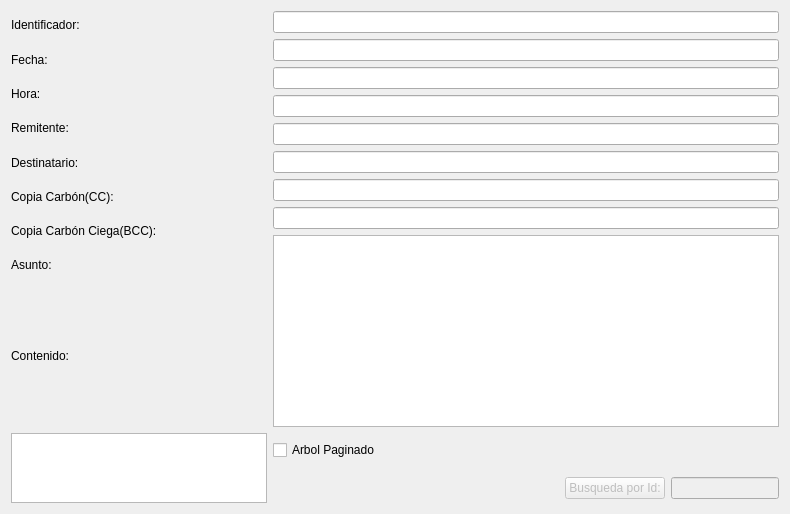
          <widget class="QWidget" name="tab_9">
           <attribute name="title">
            <string>Indices paginados</string>
           </attribute>
           <layout class="QGridLayout" name="gridLayout_5">
            <item row="0" column="0">
             <layout class="QVBoxLayout" name="verticalLayout_9" stretch="1,1,1,1,1,1,1,1,5">
              <item>
               <widget class="QLabel" name="label_37">
                <property name="text">
                 <string>Identificador:</string>
                </property>
               </widget>
              </item>
              <item>
               <widget class="QLabel" name="label_38">
                <property name="text">
                 <string>Fecha:</string>
                </property>
               </widget>
              </item>
              <item>
               <widget class="QLabel" name="label_39">
                <property name="text">
                 <string>Hora:</string>
                </property>
               </widget>
              </item>
              <item>
               <widget class="QLabel" name="label_40">
                <property name="text">
                 <string>Remitente:</string>
                </property>
               </widget>
              </item>
              <item>
               <widget class="QLabel" name="label_41">
                <property name="text">
                 <string>Destinatario:</string>
                </property>
               </widget>
              </item>
              <item>
               <widget class="QLabel" name="label_42">
                <property name="text">
                 <string>Copia Carbón(CC):</string>
                </property>
               </widget>
              </item>
              <item>
               <widget class="QLabel" name="label_43">
                <property name="text">
                 <string>Copia Carbón Ciega(BCC):</string>
                </property>
               </widget>
              </item>
              <item>
               <widget class="QLabel" name="label_44">
                <property name="text">
                 <string>Asunto:</string>
                </property>
               </widget>
              </item>
              <item>
               <widget class="QLabel" name="label_45">
                <property name="text">
                 <string>Contenido:</string>
                </property>
               </widget>
              </item>
             </layout>
            </item>
            <item row="1" column="0" rowspan="2">
             <widget class="QTextBrowser" name="textBrowser_Page"/>
            </item>
            <item row="2" column="1">
             <spacer name="horizontalSpacer_3">
              <property name="orientation">
               <enum>Qt::Horizontal</enum>
              </property>
              <property name="sizeHint" stdset="0">
               <size>
                <width>280</width>
                <height>20</height>
               </size>
              </property>
             </spacer>
            </item>
            <item row="2" column="3">
             <widget class="QPushButton" name="pushButton_Page">
              <property name="enabled">
               <bool>false</bool>
              </property>
              <property name="text">
               <string>Busqueda por Id:</string>
              </property>
             </widget>
            </item>
            <item row="2" column="4">
             <widget class="QLineEdit" name="lineEdit_Page_9">
              <property name="enabled">
               <bool>false</bool>
              </property>
              <property name="readOnly">
               <bool>false</bool>
              </property>
             </widget>
            </item>
            <item row="0" column="1" colspan="4">
             <layout class="QVBoxLayout" name="verticalLayout_10">
              <item>
               <widget class="QLineEdit" name="lineEdit_Page">
                <property name="readOnly">
                 <bool>true</bool>
                </property>
               </widget>
              </item>
              <item>
               <widget class="QLineEdit" name="lineEdit_Page_2">
                <property name="readOnly">
                 <bool>true</bool>
                </property>
               </widget>
              </item>
              <item>
               <widget class="QLineEdit" name="lineEdit_Page_3">
                <property name="readOnly">
                 <bool>true</bool>
                </property>
               </widget>
              </item>
              <item>
               <widget class="QLineEdit" name="lineEdit_Page_4">
                <property name="readOnly">
                 <bool>true</bool>
                </property>
               </widget>
              </item>
              <item>
               <widget class="QLineEdit" name="lineEdit_Page_5">
                <property name="readOnly">
                 <bool>true</bool>
                </property>
               </widget>
              </item>
              <item>
               <widget class="QLineEdit" name="lineEdit_Page_6">
                <property name="readOnly">
                 <bool>true</bool>
                </property>
               </widget>
              </item>
              <item>
               <widget class="QLineEdit" name="lineEdit_Page_7">
                <property name="readOnly">
                 <bool>true</bool>
                </property>
               </widget>
              </item>
              <item>
               <widget class="QLineEdit" name="lineEdit_Page_8">
                <property name="readOnly">
                 <bool>true</bool>
                </property>
               </widget>
              </item>
              <item>
               <widget class="QPlainTextEdit" name="plainTextEdit_Page">
                <property name="readOnly">
                 <bool>true</bool>
                </property>
               </widget>
              </item>
             </layout>
            </item>
            <item row="1" column="1">
             <widget class="QCheckBox" name="checkBox">
              <property name="text">
               <string>Arbol Paginado</string>
              </property>
             </widget>
            </item>
           </layout>
          </widget>
